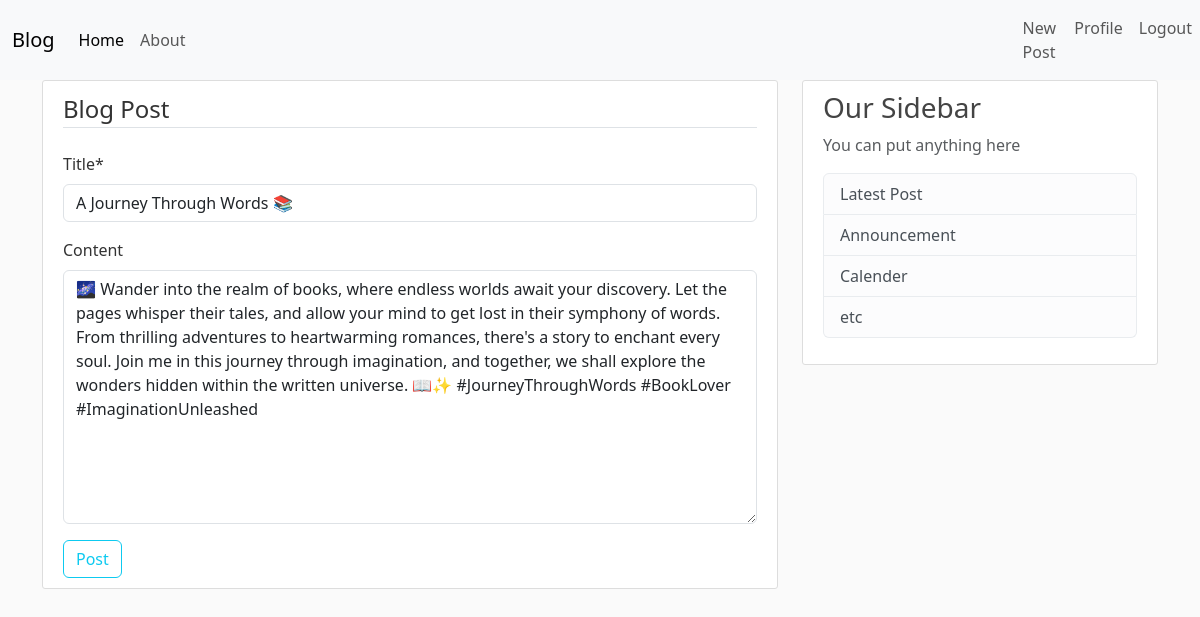
Page /post/17/update/ (signed in) on the committed database.
### blog/models.py (models this page shows, shortened)
class Post(models.Model):
    title = models.CharField(max_length=100)
    content = RichTextField(blank=True, null=True)
    date_posted = models.DateTimeField(default=timezone.now)
    author = models.ForeignKey(User, on_delete=models.CASCADE)

### blog/views.py (the view, shortened to what this page needs)
# urls.py: path('post/<int:pk>/update/', PostUpdateView.as_view(), name='post-update'),
class PostUpdateView(LoginRequiredMixin, UserPassesTestMixin, UpdateView):
    model = Post
    fields = ['title', 'content']
    def test_func(self):
        post = self.get_object()
        if self.request.user == post.author:
            return True
        return False

### blog/templates/blog/post_form.html (shortened to what this page needs)
{% extends 'blog/base.html' %}
{% load crispy_forms_tags %}
    {% block content %}
        <div class="content-section">
            <form method="POST" action="">
                <fieldset class="form-group">
                    <legend class="border-bottom mb-4">Blog Post</legend>
                    {{ form|crispy}}
                </fieldset>
                <div class="form-group">
                    <button class="btn btn-outline-info" type="submit">Post</button>
                </div>
            </form>
        </div>
    {% endblock content %}

### blog/static/blog/main.css (style rules this page uses)
body { background: #fafafa; color: #333333; margin-top: 5rem; }
.content-section { background: #ffffff; padding: 10px 20px; border: 1px solid #dddddd; border-radius: 3px; margin-bottom: 20px; }

### rows in the picture
Post: title "A Journey Through Words 📚", content "🌌 Wander into the realm of books, where endless worlds await your discovery. Let the pages whisper their tales, and allow your mind to get lost in their symphony of words. From thrilling adventures to heartwarming romances, there's a story to enchant every soul. Join me in this journey through imagination, and together, we shall explore the wonders hidden within the written universe. 📖✨ #JourneyThroughWords #BookLover #ImaginationUnleashed"
